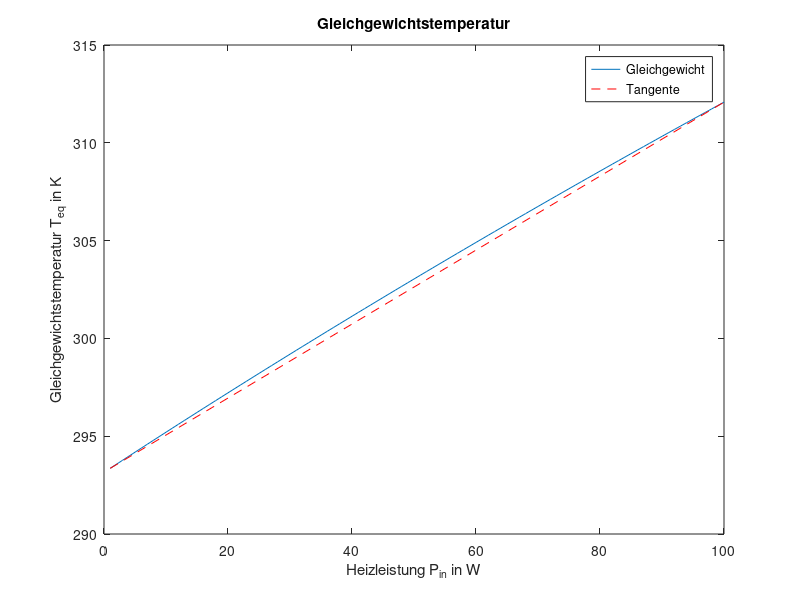

Write the MATLAB code that produced this figure.
clear

function out = f(T, Pin)
    global h A Tu o E
    out = Pin - h*A*(T-Tu) - E*o*(T^4-Tu^4);
end

%Hilfsfunktion Ableitung
function out = f_abl(f, x)
    h = 1e-6;
    out = (f(x + h) - f(x - h)) / (2*h);
end

%Variabeln
global h A Tu o E
h = 5;
A = 0.05;
Tu = 293.15;
o = 5.67e-8;
E = 0.8;
Pin_val = linspace(1,100,100);
tol_b = 0.2; %Bisektion hört nach 0,2 Bereich auf
tol_n = 1e-10;

%Algo
T_eq = zeros(1,100);
for val=1:100
    Pin = Pin_val(val);
    a = Tu;
    b = 800;
    f_fixed = @(T) f(T, Pin);

    %Testabfragen
    if(f_fixed(a) * f_fixed(b) > 0)
        error("Keine Nullstelle in diesem Intervall!")
    elseif(f_fixed(a) * f_fixed(b) == 0)
        error("Nullstelle bei x = %d oder %d", a, b)
    end
    
    %Schleife für Bisektion
    while(abs(a-b)>tol_b)
        m = (a+b)/2;
        if(f_fixed(a) * f_fixed(m) > 0)
            a = m;
        else
            b = m;
        end
    end

    %Schleife für Newton
    x_val(1) = (a+b)/2;
    i = 2;
    
    while true
        x_val(i) = x_val(i-1) - f_fixed(x_val(i-1)) / f_abl(f_fixed, x_val(i-1));

        if abs(x_val(i)-x_val(i-1)) < tol_n
            break
        end

        i = i+1;
    end

    T_eq(val) = x_val(end);
end

plot(T_eq)
title("Gleichgewichtstemperatur")
xlabel("Heizleistung P_{in} in W")
ylabel("Gleichgewichtstemperatur T_{eq} in K")

%Tangente
start = [1 T_eq(1)];
ende = [100 T_eq(end)];

hold on
plot([start(1) ende(1)], [start(2) ende(2)], 'r--')   % gestrichelte Gerade
legend("Gleichgewicht", "Tangente")
hold off
